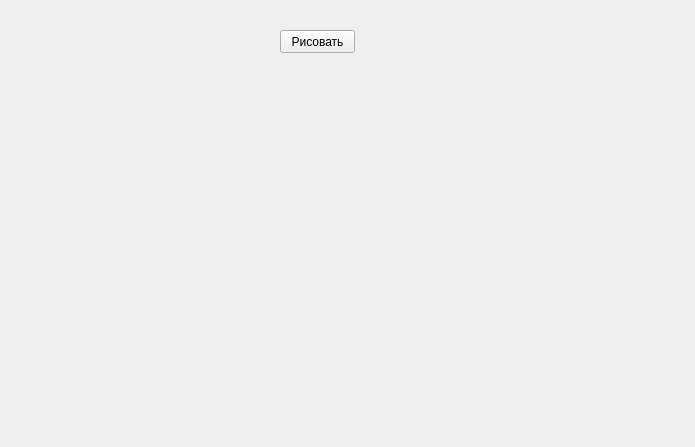
<?xml version="1.0" encoding="UTF-8"?>
<ui version="4.0">
 <class>Form</class>
 <widget class="QWidget" name="Form">
  <property name="geometry">
   <rect>
    <x>0</x>
    <y>0</y>
    <width>695</width>
    <height>447</height>
   </rect>
  </property>
  <property name="windowTitle">
   <string>Form</string>
  </property>
  <widget class="QPushButton" name="pushButton">
   <property name="geometry">
    <rect>
     <x>280</x>
     <y>30</y>
     <width>75</width>
     <height>23</height>
    </rect>
   </property>
   <property name="text">
    <string>Рисовать</string>
   </property>
  </widget>
 </widget>
 <resources/>
 <connections/>
</ui>
